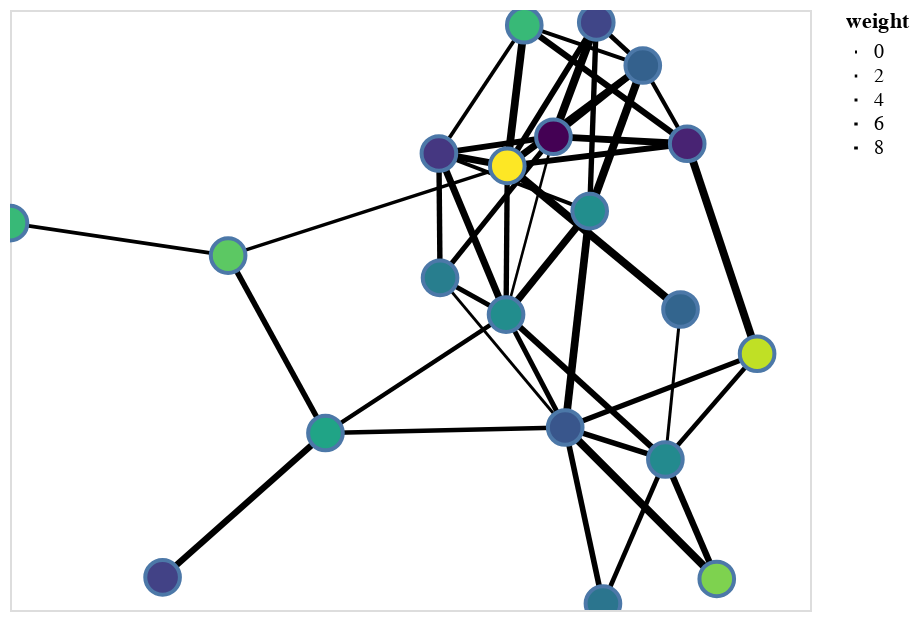

Source (notebook cell):
### Code cell
chart.interactive()

### Figure 1 — Vega-Lite specification as saved in the notebook (floating-point values rounded to 4 significant figures)
{"$schema": "https://vega.github.io/schema/vega-lite/v2.4.3.json", "config": {"axis": {"domain": false, "grid": false, "labels": false, "ticks": false}, "view": {"height": 300, "width": 400}}, "layer": [{"data": {"values": [{"edge": 0, "pair": [0, 5], "source": 0, "target": 5, "weight": 6.281, "x": 0.1725, "y": 0.573}, {"edge": 0, "pair": [0, 5], "source": 0, "target": 5, "weight": 6.281, "x": -0.005425, "y": 0.2623}, {"edge": 1, "pair": [0, 14], "source": 0, "target": 14, "weight": 5.574, "x": 0.1725, "y": 0.573}, {"edge": 1, "pair": [0, 14], "source": 0, "target": 14, "weight": 5.574, "x": 0.1594, "y": 0.1643}, {"edge": 2, "pair": [0, 15], "source": 0, "target": 15, "weight": 4.491, "x": 0.1725, "y": 0.573}, {"edge": 2, "pair": [0, 15], "source": 0, "target": 15, "weight": 4.491, "x": 0.2656, "y": 0.4797}, {"edge": 3, "pair": [0, 17], "source": 0, "target": 17, "weight": 9.963, "x": 0.1725, "y": 0.573}, {"edge": 3, "pair": [0, 17], "source": 0, "target": 17, "weight": 9.963, "x": 0.08685, "y": 0.3255}, {"edge": 4, "pair": [1, 5], "source": 1, "target": 5, "weight": 2.291, "x": -0.5638, "y": 0.0679}, {"edge": 4, "pair": [1, 5], "source": 1, "target": 5, "weight": 2.291, "x": -0.005425, "y": 0.2623}, {"edge": 5, "pair": [1, 13], "source": 1, "target": 13, "weight": 3.128, "x": -0.5638, "y": 0.0679}, {"edge": 5, "pair": [1, 13], "source": 1, "target": 13, "weight": 3.128, "x": -1, "y": 0.1382}, {"edge": 6, "pair": [1, 18], "source": 1, "target": 18, "weight": 5.89, "x": -0.5638, "y": 0.0679}, {"edge": 6, "pair": [1, 18], "source": 1, "target": 18, "weight": 5.89, "x": -0.3691, "y": -0.3165}, {"edge": 7, "pair": [2, 6], "source": 2, "target": 6, "weight": 4.458, "x": 0.3108, "y": -0.3738}, {"edge": 7, "pair": [2, 6], "source": 2, "target": 6, "weight": 4.458, "x": 0.1859, "y": -0.686}, {"edge": 8, "pair": [2, 9], "source": 2, "target": 9, "weight": 7.283, "x": 0.3108, "y": -0.3738}, {"edge": 8, "pair": [2, 9], "source": 2, "target": 9, "weight": 7.283, "x": 0.4135, "y": -0.6327}, {"edge": 9, "pair": [2, 10], "source": 2, "target": 10, "weight": 5.848, "x": 0.3108, "y": -0.3738}, {"edge": 9, "pair": [2, 10], "source": 2, "target": 10, "weight": 5.848, "x": 0.1104, "y": -0.3046}, {"edge": 10, "pair": [2, 11], "source": 2, "target": 11, "weight": 6.848, "x": 0.3108, "y": -0.3738}, {"edge": 10, "pair": [2, 11], "source": 2, "target": 11, "weight": 6.848, "x": -0.007894, "y": -0.05995}, {"edge": 11, "pair": [2, 12], "source": 2, "target": 12, "weight": 1.652, "x": 0.3108, "y": -0.3738}, {"edge": 11, "pair": [2, 12], "source": 2, "target": 12, "weight": 1.652, "x": 0.341, "y": -0.04891}, {"edge": 12, "pair": [2, 19], "source": 2, "target": 19, "weight": 4.258, "x": 0.3108, "y": -0.3738}, {"edge": 12, "pair": [2, 19], "source": 2, "target": 19, "weight": 4.258, "x": 0.4942, "y": -0.1449}, {"edge": 13, "pair": [3, 4], "source": 3, "target": 4, "weight": 6.979, "x": 0.02855, "y": 0.567}, {"edge": 13, "pair": [3, 4], "source": 3, "target": 4, "weight": 6.979, "x": 0.3544, "y": 0.3102}, {"edge": 14, "pair": [3, 5], "source": 3, "target": 5, "weight": 9.566, "x": 0.02855, "y": 0.567}, {"edge": 14, "pair": [3, 5], "source": 3, "target": 5, "weight": 9.566, "x": -0.005425, "y": 0.2623}, {"edge": 15, "pair": [3, 15], "source": 3, "target": 15, "weight": 3.312, "x": 0.02855, "y": 0.567}, {"edge": 15, "pair": [3, 15], "source": 3, "target": 15, "weight": 3.312, "x": 0.2656, "y": 0.4797}, {"edge": 16, "pair": [3, 16], "source": 3, "target": 16, "weight": 2.91, "x": 0.02855, "y": 0.567}, {"edge": 16, "pair": [3, 16], "source": 3, "target": 16, "weight": 2.91, "x": -0.1422, "y": 0.2891}, {"edge": 17, "pair": [4, 5], "source": 4, "target": 5, "weight": 6.476, "x": 0.3544, "y": 0.3102}, {"edge": 17, "pair": [4, 5], "source": 4, "target": 5, "weight": 6.476, "x": -0.005425, "y": 0.2623}, {"edge": 18, "pair": [4, 15], "source": 4, "target": 15, "weight": 3.53, "x": 0.3544, "y": 0.3102}, {"edge": 18, "pair": [4, 15], "source": 4, "target": 15, "weight": 3.53, "x": 0.2656, "y": 0.4797}, {"edge": 19, "pair": [4, 17], "source": 4, "target": 17, "weight": 8.007, "x": 0.3544, "y": 0.3102}, {"edge": 19, "pair": [4, 17], "source": 4, "target": 17, "weight": 8.007, "x": 0.08685, "y": 0.3255}, {"edge": 20, "pair": [4, 19], "source": 4, "target": 19, "weight": 9.613, "x": 0.3544, "y": 0.3102}, {"edge": 20, "pair": [4, 19], "source": 4, "target": 19, "weight": 9.613, "x": 0.4942, "y": -0.1449}, {"edge": 21, "pair": [5, 11], "source": 5, "target": 11, "weight": 5.562, "x": -0.005425, "y": 0.2623}, {"edge": 21, "pair": [5, 11], "source": 5, "target": 11, "weight": 5.562, "x": -0.007894, "y": -0.05995}, {"edge": 22, "pair": [5, 12], "source": 5, "target": 12, "weight": 9.759, "x": -0.005425, "y": 0.2623}, {"edge": 22, "pair": [5, 12], "source": 5, "target": 12, "weight": 9.759, "x": 0.341, "y": -0.04891}, {"edge": 23, "pair": [5, 15], "source": 5, "target": 15, "weight": 8.192, "x": -0.005425, "y": 0.2623}, {"edge": 23, "pair": [5, 15], "source": 5, "target": 15, "weight": 8.192, "x": 0.2656, "y": 0.4797}, {"edge": 24, "pair": [5, 16], "source": 5, "target": 16, "weight": 8.09, "x": -0.005425, "y": 0.2623}, {"edge": 24, "pair": [5, 16], "source": 5, "target": 16, "weight": 8.09, "x": -0.1422, "y": 0.2891}, {"edge": 25, "pair": [6, 10], "source": 6, "target": 10, "weight": 5.967, "x": 0.1859, "y": -0.686}, {"edge": 25, "pair": [6, 10], "source": 6, "target": 10, "weight": 5.967, "x": 0.1104, "y": -0.3046}, {"edge": 26, "pair": [7, 18], "source": 7, "target": 18, "weight": 7.22, "x": -0.6948, "y": -0.6293}, {"edge": 26, "pair": [7, 18], "source": 7, "target": 18, "weight": 7.22, "x": -0.3691, "y": -0.3165}, {"edge": 27, "pair": [8, 10], "source": 8, "target": 10, "weight": 1.473, "x": -0.1399, "y": 0.01969}, {"edge": 27, "pair": [8, 10], "source": 8, "target": 10, "weight": 1.473, "x": 0.1104, "y": -0.3046}, {"edge": 28, "pair": [8, 11], "source": 8, "target": 11, "weight": 4.808, "x": -0.1399, "y": 0.01969}, {"edge": 28, "pair": [8, 11], "source": 8, "target": 11, "weight": 4.808, "x": -0.007894, "y": -0.05995}, {"edge": 29, "pair": [8, 16], "source": 8, "target": 16, "weight": 5.669, "x": -0.1399, "y": 0.01969}, {"edge": 29, "pair": [8, 16], "source": 8, "target": 16, "weight": 5.669, "x": -0.1422, "y": 0.2891}, {"edge": 30, "pair": [8, 17], "source": 8, "target": 17, "weight": 5.2, "x": -0.1399, "y": 0.01969}, {"edge": 30, "pair": [8, 17], "source": 8, "target": 17, "weight": 5.2, "x": 0.08685, "y": 0.3255}, {"edge": 31, "pair": [9, 10], "source": 9, "target": 10, "weight": 9.75, "x": 0.4135, "y": -0.6327}, {"edge": 31, "pair": [9, 10], "source": 9, "target": 10, "weight": 9.75, "x": 0.1104, "y": -0.3046}, {"edge": 32, "pair": [10, 11], "source": 10, "target": 11, "weight": 4.896, "x": 0.1104, "y": -0.3046}, {"edge": 32, "pair": [10, 11], "source": 10, "target": 11, "weight": 4.896, "x": -0.007894, "y": -0.05995}, {"edge": 33, "pair": [10, 14], "source": 10, "target": 14, "weight": 9.468, "x": 0.1104, "y": -0.3046}, {"edge": 33, "pair": [10, 14], "source": 10, "target": 14, "weight": 9.468, "x": 0.1594, "y": 0.1643}, {"edge": 34, "pair": [10, 18], "source": 10, "target": 18, "weight": 4.467, "x": 0.1104, "y": -0.3046}, {"edge": 34, "pair": [10, 18], "source": 10, "target": 18, "weight": 4.467, "x": -0.3691, "y": -0.3165}, {"edge": 35, "pair": [10, 19], "source": 10, "target": 19, "weight": 5.227, "x": 0.1104, "y": -0.3046}, {"edge": 35, "pair": [10, 19], "source": 10, "target": 19, "weight": 5.227, "x": 0.4942, "y": -0.1449}, {"edge": 36, "pair": [11, 14], "source": 11, "target": 14, "weight": 8.531, "x": -0.007894, "y": -0.05995}, {"edge": 36, "pair": [11, 14], "source": 11, "target": 14, "weight": 8.531, "x": 0.1594, "y": 0.1643}, {"edge": 37, "pair": [11, 16], "source": 11, "target": 16, "weight": 8.204, "x": -0.007894, "y": -0.05995}, {"edge": 37, "pair": [11, 16], "source": 11, "target": 16, "weight": 8.204, "x": -0.1422, "y": 0.2891}, {"edge": 38, "pair": [11, 17], "source": 11, "target": 17, "weight": 1.004, "x": -0.007894, "y": -0.05995}, {"edge": 38, "pair": [11, 17], "source": 11, "target": 17, "weight": 1.004, "x": 0.08685, "y": 0.3255}, {"edge": 39, "pair": [11, 18], "source": 11, "target": 18, "weight": 4.0, "x": -0.007894, "y": -0.05995}, {"edge": 39, "pair": [11, 18], "source": 11, "target": 18, "weight": 4.0, "x": -0.3691, "y": -0.3165}, {"edge": 40, "pair": [14, 15], "source": 14, "target": 15, "weight": 9.932, "x": 0.1594, "y": 0.1643}, {"edge": 40, "pair": [14, 15], "source": 14, "target": 15, "weight": 9.932, "x": 0.2656, "y": 0.4797}, {"edge": 41, "pair": [14, 16], "source": 14, "target": 16, "weight": 3.218, "x": 0.1594, "y": 0.1643}, {"edge": 41, "pair": [14, 16], "source": 14, "target": 16, "weight": 3.218, "x": -0.1422, "y": 0.2891}, {"edge": 42, "pair": [15, 17], "source": 15, "target": 17, "weight": 5.629, "x": 0.2656, "y": 0.4797}, {"edge": 42, "pair": [15, 17], "source": 15, "target": 17, "weight": 5.629, "x": 0.08685, "y": 0.3255}, {"edge": 43, "pair": [16, 17], "source": 16, "target": 17, "weight": 6.34, "x": -0.1422, "y": 0.2891}, {"edge": 43, "pair": [16, 17], "source": 16, "target": 17, "weight": 6.34, "x": 0.08685, "y": 0.3255}]}, "encoding": {"detail": {"field": "edge", "type": "quantitative"}, "size": {"field": "weight", "type": "quantitative"}, "tooltip": [{"field": "weight", "type": "quantitative"}], "x": {"axis": {"title": ""}, "field": "x", "type": "quantitative"}, "y": {"axis": {"title": ""}, "field": "y", "type": "quantitative"}}, "mark": {"color": "black", "opacity": 1, "type": "line"}, "selection": {"selector001": {"bind": "scales", "encodings": ["x", "y"], "mark": {"fill": "#333", "fillOpacity": 0.125, "stroke": "white"}, "on": "[mousedown, window:mouseup] > window:mousemove!", "resolve": "global", "translate": "[mousedown, window:mouseup] > window:mousemove!", "type": "interval", "zoom": "wheel!"}}}, {"data": {"values": [{"name": 905, "weight": -0.5827, "x": 0.1725, "y": 0.573, "z": "hello"}, {"name": 439, "weight": 1.634, "x": -0.5638, "y": 0.0679, "z": "hello"}, {"name": 604, "weight": 0.5078, "x": 0.3108, "y": -0.3738, "z": "hello"}, {"name": 579, "weight": 1.329, "x": 0.02855, "y": 0.567, "z": "hello"}, {"name": 411, "weight": -1.057, "x": 0.3544, "y": 0.3102, "z": "hello"}, {"name": 185, "weight": 2.67, "x": -0.005425, "y": 0.2623, "z": "hello"}, {"name": 893, "weight": 0.1521, "x": 0.1859, "y": -0.686, "z": "hello"}, {"name": 670, "weight": -0.6405, "x": -0.6948, "y": -0.6293, "z": "hello"}, {"name": 976, "weight": 0.2919, "x": -0.1399, "y": 0.01969, "z": "hello"}, {"name": 852, "weight": 1.873, "x": 0.4135, "y": -0.6327, "z": "hello"}, {"name": 991, "weight": -0.3425, "x": 0.1104, "y": -0.3046, "z": "hello"}, {"name": 921, "weight": 0.5572, "x": -0.007894, "y": -0.05995, "z": "hello"}, {"name": 651, "weight": -0.1254, "x": 0.341, "y": -0.04891, "z": "hello"}, {"name": 273, "weight": 1.328, "x": -1, "y": 0.1382, "z": "hello"}, {"name": 820, "weight": 0.5654, "x": 0.1594, "y": 0.1643, "z": "hello"}, {"name": 370, "weight": -0.1855, "x": 0.2656, "y": 0.4797, "z": "hello"}, {"name": 805, "weight": -0.797, "x": -0.1422, "y": 0.2891, "z": "hello"}, {"name": 539, "weight": -1.438, "x": 0.08685, "y": 0.3255, "z": "hello"}, {"name": 575, "weight": 0.9524, "x": -0.3691, "y": -0.3165, "z": "hello"}, {"name": 4, "weight": 2.284, "x": 0.4942, "y": -0.1449, "z": "hello"}]}, "encoding": {"fill": {"field": "weight", "scale": {"scheme": "viridis"}, "type": "quantitative"}, "tooltip": [{"field": "weight", "type": "quantitative"}, {"field": "name", "type": "quantitative"}, {"field": "z", "type": "nominal"}], "x": {"field": "x", "type": "quantitative"}, "y": {"field": "y", "type": "quantitative"}}, "mark": {"opacity": 1, "size": 300, "type": "point"}}]}
